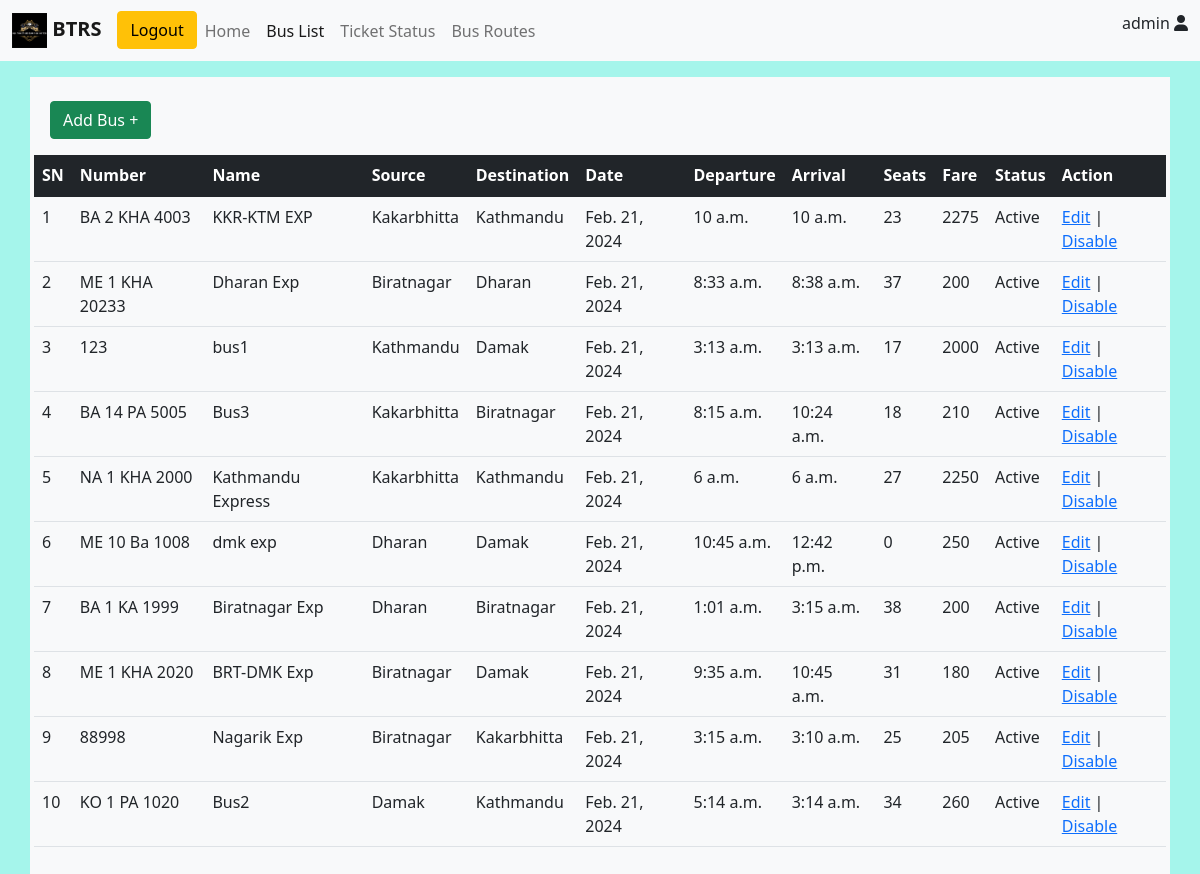
Page /buslist (signed in) on the earlier database version.
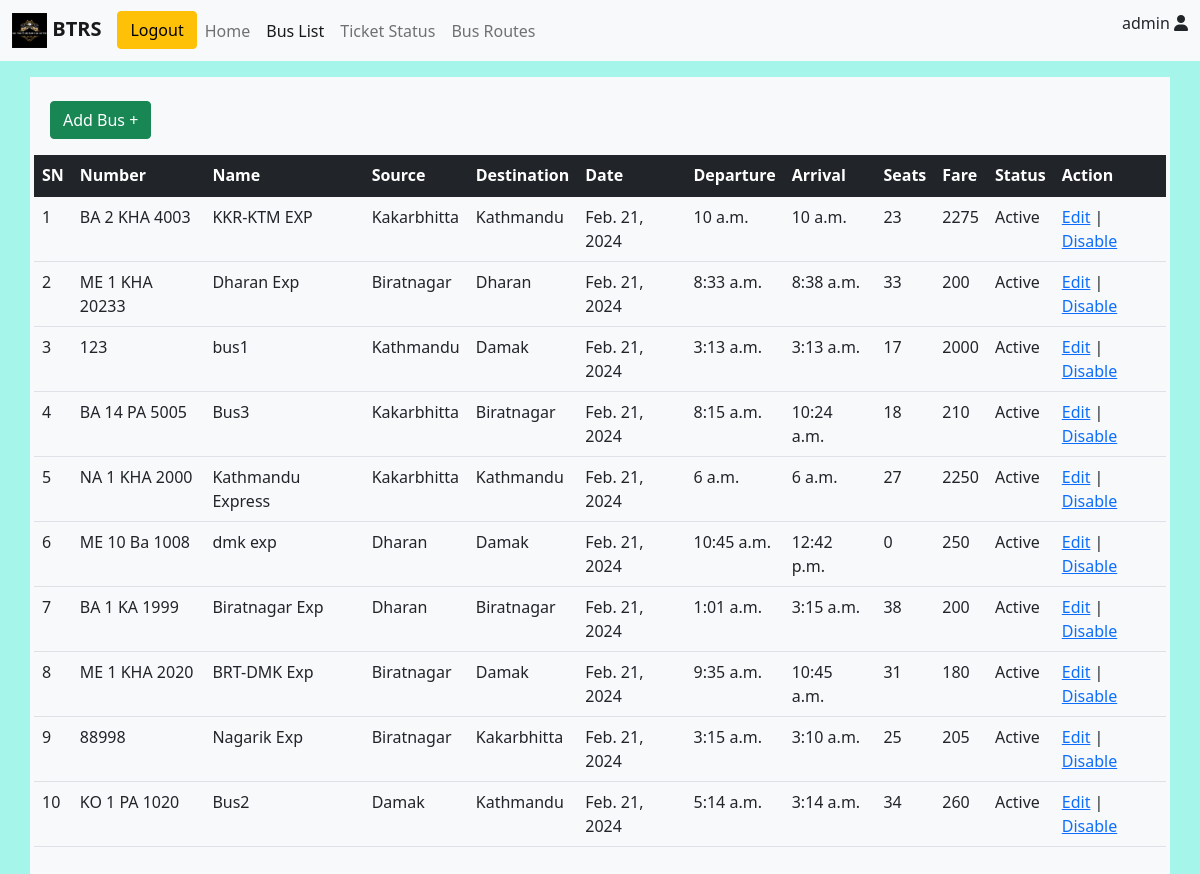
Same page on the later database version.
### bms/models.py (models this page shows, shortened)
class Vehicle(models.Model):
    name = models.CharField(max_length=50)
    vehicle_number = models.CharField(max_length=15, unique=True)
    source = models.ForeignKey(busRoute, on_delete=models.CASCADE,default=1, related_name='sourceid')
    destination = models.ForeignKey(busRoute, on_delete=models.CASCADE,default=1, related_name='destinationid')
    date = models.DateField(null=True)
    v_status = models.BooleanField(default=True)
    departure = models.TimeField(null=True, blank=True)
    arrive = models.TimeField(null=True, blank=True)
    available_seats = models.IntegerField(default=25)
    booked_seats = models.IntegerField(default=0)
    price = models.IntegerField(default=20)
    updated = models.DateTimeField(auto_now=True)
    created = models.DateTimeField(auto_now_add=True)
    class Meta:
        ordering = ['-updated', '-created']

class busRoute(models.Model):
    name = models.CharField(max_length=100, unique=True)
    updated = models.DateTimeField(auto_now=True)
    created = models.DateTimeField(auto_now_add=True)
    def __str__(self):
        return self.name

### bms/views.py (the view)
# urls.py: path('buslist', views.busList, name='busList'),
@login_required(login_url='loginUser')
def busList(request):
    vehicles = Vehicle.objects.all()
    successMessages = messages.get_messages(request)
    context = {'vehicles':vehicles, 'messages':successMessages}
    return render(request, 'bms/busList.html', context)

### bms/templates/bms/buslist.html (shortened to what this page needs)
{% extends 'main.html' %}
{% block navItem %}
            <li class="nav-item">
              <a class="nav-link " aria-current="page" href="{% url 'home' %}">Home</a>
            </li>
            <li class="nav-item">
              <a class="nav-link active" href="{% url 'busList' %}">Bus List</a>
            </li>
            <li class="nav-item">
              <a class="nav-link" href="{% url 'ticketStatus' %}">Ticket Status</a>
            </li>
            <li class="nav-item">
              <a class="nav-link" href="{% url 'busRoutes' %}">Bus Routes</a>
            </li>
{% endblock navItem %}
{% block content %}
<section>
  <div class="container mt-3 bg-light py-4 px-1">
    {% if request.user.is_superuser %}
    <div class="">
      <a href="{% url 'addBus' %}"> <button type="button" class="btn btn-success mx-3">Add Bus +</button> </a>
    </div>
    {% endif %}
  <table class="table mt-3">
    <thead class="table-dark">
      <tr>
        <th>SN</th>
        <th>Number</th>
        <th>Name</th>
        <th>Source</th>
        <th>Destination</th>
        <th>Date</th>
        <th>Departure</th>
        <th>Arrival</th>
        <th>Seats</th>
        <th>Fare</th>
        <th>Status</th>
        {% if request.user.is_superuser %}
        <th>Action</th>
      {% endif %}
      </tr>
    </thead>
    <tbody>
      {% for vehicle in vehicles %}
      <tr>
        <td>{{ forloop.counter }}</td>
        <td>{{ vehicle.vehicle_number }}</td>
        <td>{{ vehicle.name }}</td>
        <td>{{ vehicle.source }}</td>
        <td>{{ vehicle.destination }}</td>
        <td>{{ vehicle.date }}</td>
        <td>{{ vehicle.departure }}</td>
        <td>{{ vehicle.arrive }}</td>
        <td>{{ vehicle.available_seats }}</td>
        <td>{{ vehicle.price }}</td>
        {% if vehicle.v_status == True %}
          <td> Active </td>
          {% else %}
          <td>Disabled</td>
        {% endif %}
        {% if request.user.is_superuser %}
            <td><a href="{% url 'editBus' vehicle.id %}">Edit</a> |
            {% if vehicle.v_status == True %}
            <a href="{% url 'disableBus' vehicle.id %}">Disable</a>
            {% else %}
            <a href="{% url 'enableBus' vehicle.id %}">Enable</a>
            {% endif %}</td>
          {% endif %}
      </tr>
      {% endfor %}
    </tbody>
  </table>
</div>
</section>
{% endblock content %}

Differences in the rows shown:
changed Vehicle "ME 1 KHA 20233": available_seats "37" → "33"
